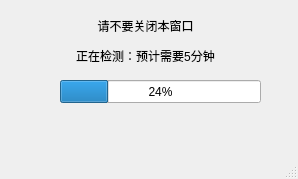
<?xml version="1.0" encoding="UTF-8"?>
<ui version="4.0">
 <class>MainWindow</class>
 <widget class="QMainWindow" name="MainWindow">
  <property name="geometry">
   <rect>
    <x>0</x>
    <y>0</y>
    <width>298</width>
    <height>179</height>
   </rect>
  </property>
  <property name="windowTitle">
   <string>Detecting</string>
  </property>
  <widget class="QWidget" name="centralwidget">
   <widget class="QProgressBar" name="progressBar">
    <property name="geometry">
     <rect>
      <x>60</x>
      <y>80</y>
      <width>201</width>
      <height>23</height>
     </rect>
    </property>
    <property name="value">
     <number>24</number>
    </property>
   </widget>
   <widget class="QLabel" name="label">
    <property name="geometry">
     <rect>
      <x>0</x>
      <y>40</y>
      <width>291</width>
      <height>31</height>
     </rect>
    </property>
    <property name="text">
     <string>正在检测：预计需要5分钟</string>
    </property>
    <property name="alignment">
     <set>Qt::AlignCenter</set>
    </property>
   </widget>
   <widget class="QLabel" name="label_2">
    <property name="geometry">
     <rect>
      <x>0</x>
      <y>10</y>
      <width>291</width>
      <height>31</height>
     </rect>
    </property>
    <property name="text">
     <string>请不要关闭本窗口</string>
    </property>
    <property name="textFormat">
     <enum>Qt::AutoText</enum>
    </property>
    <property name="alignment">
     <set>Qt::AlignCenter</set>
    </property>
    <property name="wordWrap">
     <bool>false</bool>
    </property>
   </widget>
  </widget>
  <widget class="QMenuBar" name="menubar">
   <property name="geometry">
    <rect>
     <x>0</x>
     <y>0</y>
     <width>298</width>
     <height>23</height>
    </rect>
   </property>
  </widget>
  <widget class="QStatusBar" name="statusbar"/>
 </widget>
 <resources/>
 <connections/>
</ui>
